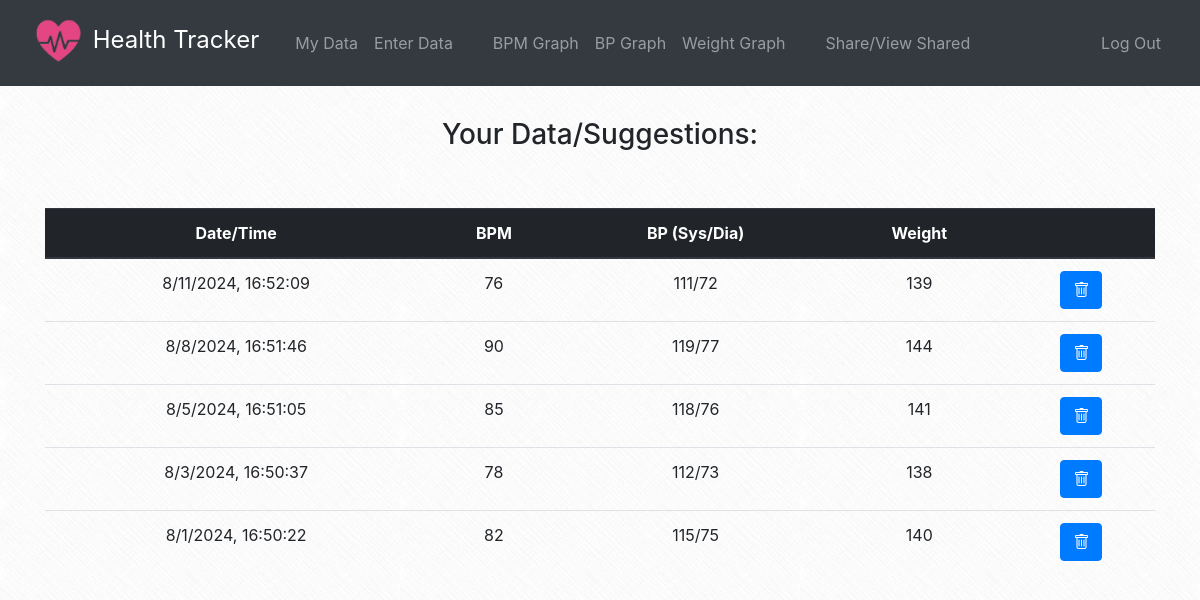
The page / (signed in) on the database its author committed.
### tables this page shows
CREATE TABLE records(id INTEGER PRIMARY KEY AUTOINCREMENT NOT NULL, bpm INTEGER, sys INTEGER, dia INTEGER, weight INTEGER, user_id INTEGER NOT NULL, year INTEGER NOT NULL, month INTEGER NOT NULL, day INTEGER NOT NULL, time TIME NOT NULL, FOREIGN KEY(user_id) REFERENCES users(id));

### app.py (the view)
@app.route('/')
@login_required
def index():
    session["shared_view_id"] = None
    session["shared_view_username"] = None
    conn = sqlite3.connect('health-tracker.db')
    cur = conn.cursor()
    cur.execute('''SELECT year, month, day, time, bpm, sys, dia, weight, id FROM records WHERE user_id = ?
                     ORDER BY year DESC, month DESC, day DESC, time DESC''', (session["user_id"],))
    rows = cur.fetchall()
    cur.execute('''SELECT dob_year, dob_month, dob_day FROM users WHERE id = ?''', (session["user_id"],))
    dob = cur.fetchone()
    dob_year = dob[0]
    dob_month = dob[1]
    dob_day = dob[2]
    cur.close()
    conn.close()
    age = calculate_age(dob_year, dob_month, dob_day)
    suggestions = get_suggestions(age, session["user_id"])
    return render_template("index.html", rows=rows, suggestions=suggestions)

### app.py (called while the page is built)
@app.after_request
def after_request(response):
    response.headers["Cache-Control"] = "no-cache, no-store, must-revalidate"
    response.headers["Expires"] = 0
    response.headers["Pragma"] = "no-cache"
    return response

### helpers.py (called while the page is built)
def calculate_age(dob_year, dob_month, dob_day):
    today = datetime.today()
    age = today.year - dob_year
    if today.month < dob_month:
        age -= 1
    elif today.month == dob_month:
        if today.day < dob_day:
            age -=1
    return age

def login_required(f):
    @wraps(f)
    def decorated_function(*args, **kwargs):
        if session.get("user_id") is None:
            return redirect("/login")
        return f(*args, **kwargs)
    return decorated_function

### templates/index.html (shortened to what this page needs)
{% extends "layout.html" %}
{% block main %}
<h3>Your Data/Suggestions:</h3>
<br>
<br>
<table class="table">
    <thead class="thead-dark">
        <tr>
            <th scope="column">Date/Time</th>
            <th scope="column">BPM</th>
            <th scope="column">BP (Sys/Dia)</th>
            <th scope="column">Weight</th>
            <th scope="column"></th>
        </tr>
    </thead>
    <tbody>
        {% for row in rows %}
        <tr>
            <td>{{ row[1] }}/{{ row[2] }}/{{ row[0] }}, {{ row[3] }}</td>
            <td>{{ row[4] }}</td>
            <td>{{ row[5] }}/{{ row[6] }}</td>
            <td>{{ row[7] }}</td>
            <td>
                <form action="/delete_entry" method="post">
                    <button class="btn btn-primary bi bi-trash" type="submit"></button>
                </form>
            </td>
        </tr>
    {% endfor %}
    </tbody>
</table>
{% endblock %}

### templates/layout.html (style rules this page uses)
body { background-image: url('/static/images/crossword.png'); background-repeat: repeat; background-attachment: fixed; }

### rows shown on the page
records: month "8", day "11", year "2024", time "16:52:09", bpm "76", sys "111", dia "72", weight "139"
records: month "8", day "8", year "2024", time "16:51:46", bpm "90", sys "119", dia "77", weight "144"
records: month "8", day "5", year "2024", time "16:51:05", bpm "85", sys "118", dia "76", weight "141"
records: month "8", day "3", year "2024", time "16:50:37", bpm "78", sys "112", dia "73", weight "138"
records: month "8", day "1", year "2024", time "16:50:22", bpm "82", sys "115", dia "75", weight "140"
